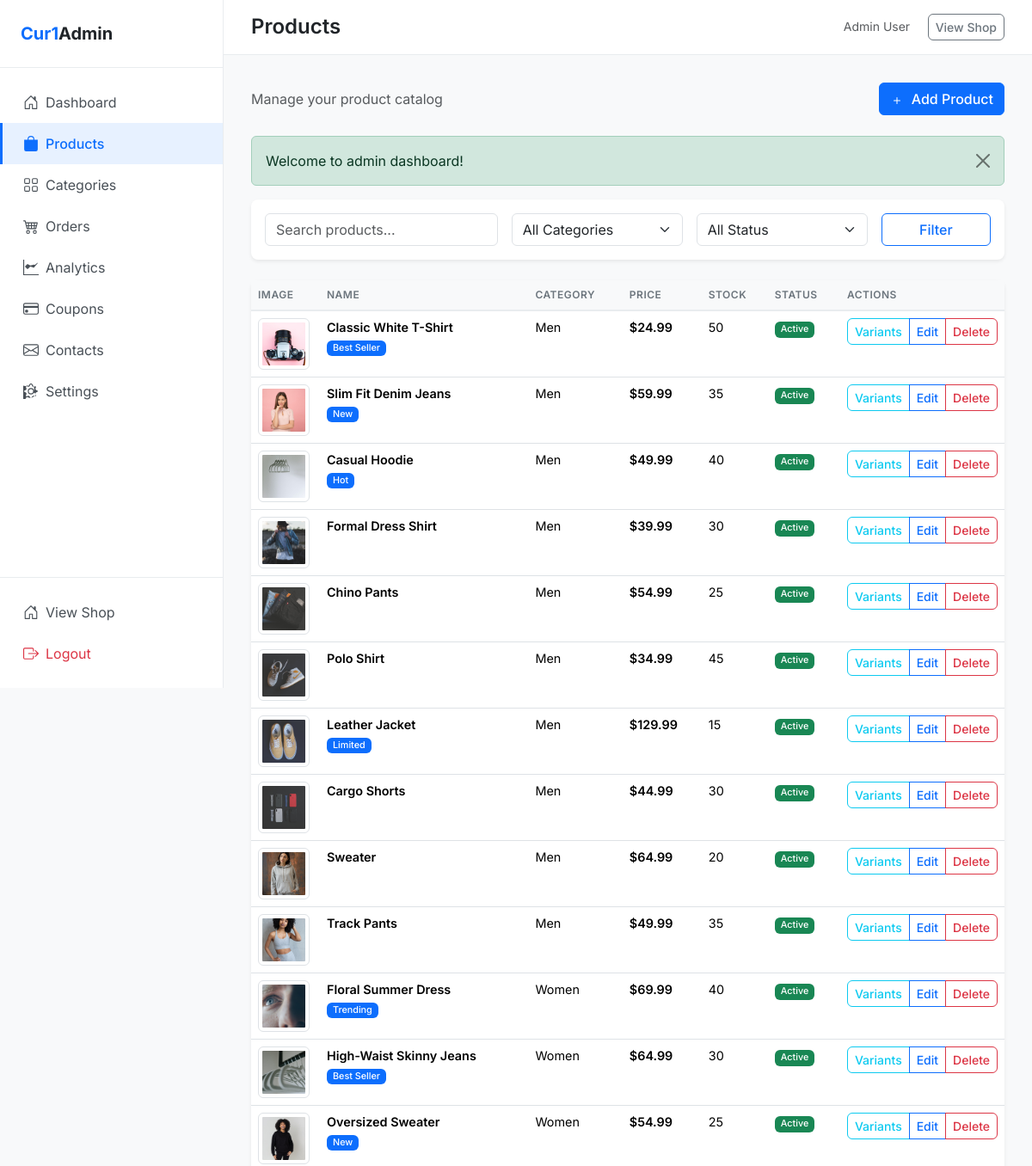
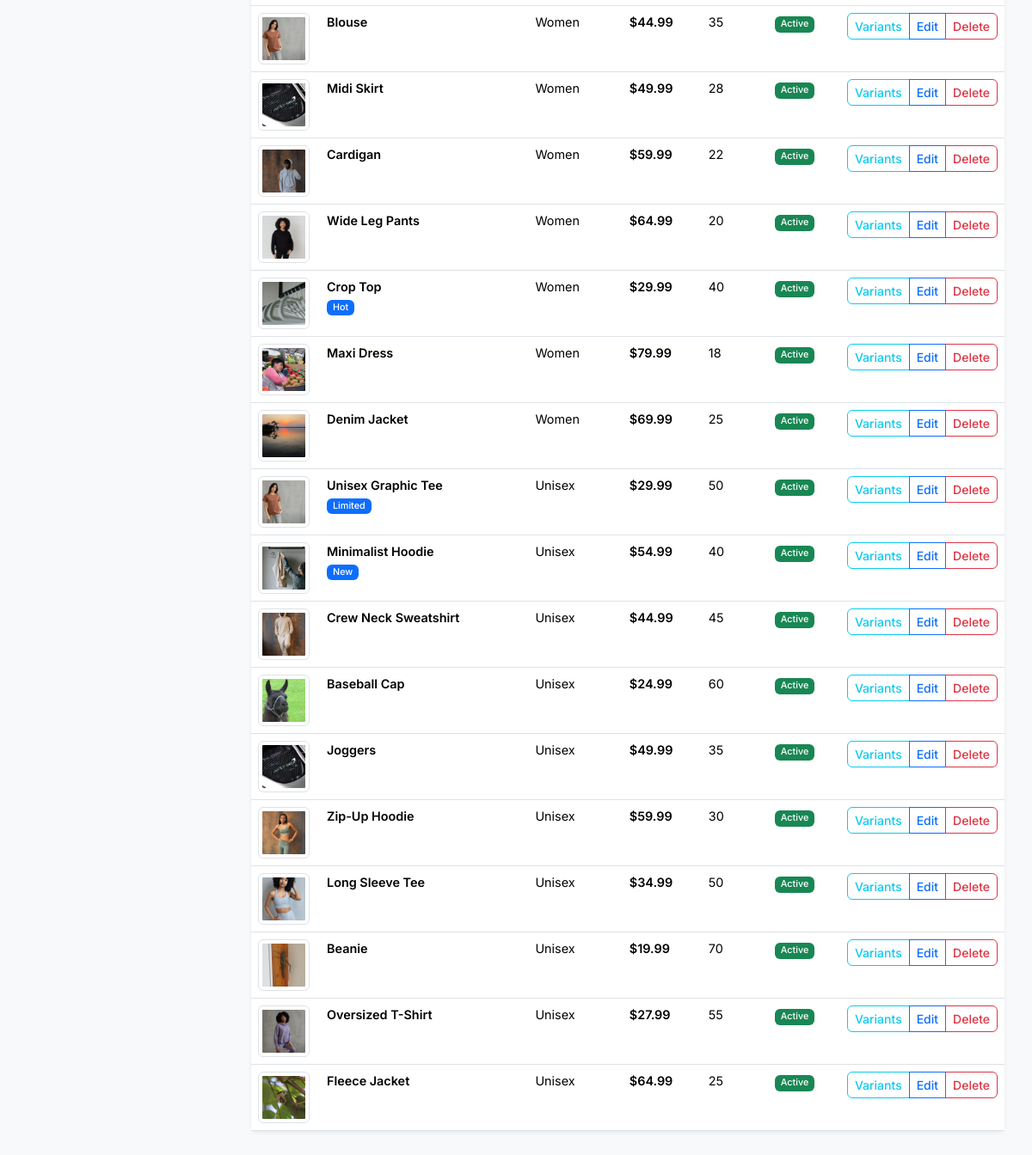
The page /admin/products/index.php (signed in) on the database its author committed (2 pictures, top to bottom).
### tables this page shows
CREATE TABLE `products` (
  `id` int(11) NOT NULL,
  `name` varchar(255) NOT NULL,
  `slug` varchar(255) NOT NULL,
  `description` text DEFAULT NULL,
  `price` decimal(10,2) NOT NULL,
  `category_id` int(11) DEFAULT NULL,
  `image_url` varchar(500) DEFAULT NULL,
  `stock_quantity` int(11) DEFAULT 0,
  `status` enum('active','inactive') DEFAULT 'active',
  `featured` tinyint(1) DEFAULT 0,
  `badge` varchar(50) DEFAULT NULL,
  `created_at` timestamp NOT NULL DEFAULT current_timestamp(),
  `updated_at` timestamp NOT NULL DEFAULT current_timestamp() ON UPDATE current_timestamp()
);

CREATE TABLE `categories` (
  `id` int(11) NOT NULL,
  `name` varchar(255) NOT NULL,
  `slug` varchar(255) NOT NULL,
  `description` text DEFAULT NULL,
  `created_at` timestamp NOT NULL DEFAULT current_timestamp()
);

### admin/products/index.php (the view, shortened to what this page needs)
<?php
require_once __DIR__ . '/../../config/functions.php';
$pdo = getDB();
$search = sanitize($_GET['search'] ?? '');
$query = "SELECT p.*, c.name as category_name
          FROM products p
          LEFT JOIN categories c ON p.category_id = c.id
          WHERE 1=1";
$params = [];
$query .= " ORDER BY p.created_at DESC";
$stmt = $pdo->prepare($query);
$stmt->execute($params);
$products = $stmt->fetchAll();
$pageTitle = 'Products';
include __DIR__ . '/../../includes/admin_header.php';
?>
<div class="admin-content">
    <div class="d-flex justify-content-between align-items-center mb-4">
        <div>
            <p class="text-muted mb-0">Manage your product catalog</p>
        </div>
        <a href="add.php" class="btn btn-primary">
            <svg width="16" height="16" fill="currentColor" viewBox="0 0 16 16" class="me-1">
                <path d="M8 4a.5.5 0 0 1 .5.5v3h3a.5.5 0 0 1 0 1h-3v3a.5.5 0 0 1-1 0v-3h-3a.5.5 0 0 1 0-1h3v-3A.5.5 0 0 1 8 4z"/>
            </svg>
            Add Product
        </a>
    </div>
    <?php displayFlashMessage(); ?>
    <div class="card border-0 shadow-sm mb-4">
        <div class="card-body p-3">
            <form method="GET" action="" class="row g-3">
                <div class="col-md-4">
                    <input type="text" class="form-control" name="search" placeholder="Search products..."
                           value="<?= htmlspecialchars($search) ?>">
                </div>
                <div class="col-md-3">
                    <select class="form-select" name="category">
                        <option value="">All Categories</option>
                    </select>
                </div>
                <div class="col-md-3">
                    <select class="form-select" name="status">
                        <option value="">All Status</option>
                    </select>
                </div>
                <div class="col-md-2">
                    <button type="submit" class="btn btn-outline-primary w-100">Filter</button>
                </div>
            </form>
        </div>
    </div>
    <?php if (empty($products)): ?>
        <div class="card border-0 shadow-sm">
            <div class="card-body text-center py-5">
                <p class="text-muted mb-3">No products found.</p>
                <a href="add.php" class="btn btn-primary">Create First Product</a>
            </div>
        </div>
    <?php else: ?>
        <div class="card border-0 shadow-sm">
            <div class="table-responsive">
                <table class="table table-hover mb-0">
                    <thead class="table-light">
                        <tr>
                            <th width="80">Image</th>
                            <th>Name</th>
                            <th>Category</th>
                            <th>Price</th>
                            <th>Stock</th>
                            <th>Status</th>
                            <th width="120">Actions</th>
                        </tr>
                    </thead>
                    <tbody>
                        <?php foreach ($products as $product): ?>
                            <tr>
                                <td>
                                    <?php if ($product['image_url']): ?>
                                        <img src="<?= htmlspecialchars(getImageUrl($product['image_url'])) ?>"
                                             alt="" class="img-thumbnail" style="width: 60px; height: 60px; object-fit: cover;">
                                    <?php endif; ?>
                                </td>
                                <td>
                                    <div class="fw-semibold"><?= htmlspecialchars($product['name']) ?></div>
                                    <?php if ($product['badge']): ?>
                                        <span class="badge bg-primary small"><?= htmlspecialchars($product['badge']) ?></span>
                                    <?php endif; ?>
                                </td>
                                <td><?= htmlspecialchars($product['category_name'] ?? 'Uncategorized') ?></td>
                                <td class="fw-semibold"><?= formatPrice($product['price']) ?></td>
                                <td><?= $product['stock_quantity'] ?></td>
                                <td>
                                    <span class="badge bg-<?= $product['status'] === 'active' ? 'success' : 'secondary' ?>">
                                        <?= ucfirst($product['status']) ?>
                                    </span>
                                </td>
                                <td>
                                    <div class="btn-group btn-group-sm">
                                        <a href="variants.php?product_id=<?= $product['id'] ?>" class="btn btn-outline-info" title="Manage Variants">Variants</a>
                                        <a href="edit.php?id=<?= $product['id'] ?>" class="btn btn-outline-primary">Edit</a>
                                        <a href="delete.php?id=<?= $product['id'] ?>" class="btn btn-outline-danger"
                                           onclick="return confirm('Are you sure you want to delete this product?')">Delete</a>
                                    </div>
                                </td>
                            </tr>
                        <?php endforeach; ?>
                    </tbody>
                </table>
            </div>
        </div>
    <?php endif; ?>
</div>
<?php include __DIR__ . '/../../includes/admin_footer.php'; ?>

### includes/admin_header.php (shortened to what this page needs)
<!DOCTYPE html>
<html lang="en">
<head>
    <link href="https://cdn.jsdelivr.net/npm/bootstrap@5.3.2/dist/css/bootstrap.min.css" rel="stylesheet">
    <?php
    $scriptPath = $_SERVER['PHP_SELF'];
    $isInAdmin = strpos($scriptPath, '/admin/') !== false;
    if ($isInAdmin) {
        $adminPath = substr($scriptPath, strpos($scriptPath, '/admin/') + 7);
        $depth = substr_count($adminPath, '/');
        $cssPath = str_repeat('../', $depth + 1) . 'assets/css/admin.css';
    } else {
        $cssPath = 'assets/css/admin.css';
    }
    ?>
    <link rel="stylesheet" href="<?= $cssPath ?>">
</head>
<body>
    <div class="admin-wrapper">
        <?php
        include __DIR__ . '/admin_sidebar.php';
        ?>
        <div class="admin-main">
            <?php include __DIR__ . '/admin_navbar.php'; ?>
            <main class="admin-content-wrapper">

### includes/admin_sidebar.php (shortened to what this page needs)
<?php
$currentPage = basename($_SERVER['PHP_SELF']);
$currentDir = basename(dirname($_SERVER['PHP_SELF']));
?>
<aside class="admin-sidebar">
    <div class="sidebar-header">
        <a href="../index.php" class="sidebar-brand">
            <span class="fw-bold text-primary">Cur1</span><span class="text-dark">Admin</span>
        </a>
    </div>
    <nav class="sidebar-nav">
        <?php
        $scriptPath = $_SERVER['PHP_SELF'];
        if (strpos($scriptPath, '/admin/') !== false) {
            $adminPath = substr($scriptPath, strpos($scriptPath, '/admin/') + 7);
            $depth = substr_count($adminPath, '/');
            $adminBase = str_repeat('../', $depth);
        } else {
            $adminBase = 'admin/';
        }
        ?>
        <a href="<?= $adminBase ?>dashboard.php" class="nav-item <?= ($currentPage === 'dashboard.php') ? 'active' : '' ?>">
            Dashboard
        </a>
        <a href="<?= $adminBase ?>products/index.php" class="nav-item <?= ($currentDir === 'products') ? 'active' : '' ?>">
            <svg width="18" height="18" fill="currentColor" viewBox="0 0 16 16" class="me-2">
                <path d="M8 1a2.5 2.5 0 0 1 2.5 2.5V4h-5v-.5A2.5 2.5 0 0 1 8 1zm3.5 3v-.5a3.5 3.5 0 1 0-7 0V4H1v10a2 2 0 0 0 2 2h10a2 2 0 0 0 2-2V4h-3.5z"/>
            </svg>
            Products
        </a>
        <a href="<?= $adminBase ?>categories/index.php" class="nav-item <?= ($currentDir === 'categories') ? 'active' : '' ?>">
            Categories
        </a>
        <a href="<?= $adminBase ?>orders/index.php" class="nav-item <?= ($currentDir === 'orders') ? 'active' : '' ?>">
            Orders
        </a>
        <a href="<?= $adminBase ?>analytics/index.php" class="nav-item <?= ($currentDir === 'analytics') ? 'active' : '' ?>">
            <svg width="18" height="18" fill="currentColor" viewBox="0 0 16 16" class="me-2">
                <path d="M0 0h1v15h15v1H0V0Zm14.817 3.113a.5.5 0 0 1 .07.576l-3.5 4a.5.5 0 0 1-.564.53L7.3 7.1 4.83 9.47a.5.5 0 0 1-.707 0l-2-2a.5.5 0 0 1 0-.707l2-2a.5.5 0 0 1 .707 0L7.3 6.1l3.953-1.06a.5.5 0 0 1 .564.53Z"/>
            </svg>
            Analytics
        </a>
        <a href="<?= $adminBase ?>coupons/index.php" class="nav-item <?= ($currentDir === 'coupons') ? 'active' : '' ?>">
            Coupons
        </a>
        <a href="<?= $adminBase ?>contacts/index.php" class="nav-item <?= ($currentDir === 'contacts') ? 'active' : '' ?>">
            Contacts
        </a>
        <a href="<?= $adminBase ?>settings/index.php" class="nav-item <?= ($currentDir === 'settings') ? 'active' : '' ?>">
            Settings
        </a>
    </nav>
    <div class="sidebar-footer">
        <?php
        $scriptPath = $_SERVER['PHP_SELF'];
        if (strpos($scriptPath, '/admin/') !== false) {
            $adminPath = substr($scriptPath, strpos($scriptPath, '/admin/') + 7);
            $depth = substr_count($adminPath, '/');
            $rootPath = str_repeat('../', $depth + 1);
        } else {
            $rootPath = '';
        }
        ?>
        <a href="<?= $rootPath ?>index.php" class="nav-item">
            View Shop
        </a>
        <a href="<?= $rootPath ?>auth/logout.php" class="nav-item text-danger">
            Logout
        </a>
    </div>
</aside>

### includes/admin_navbar.php
<nav class="admin-navbar">
    <div class="navbar-content">
        <div class="navbar-title">
            <h4 class="mb-0 fw-semibold"><?= htmlspecialchars($pageTitle ?? 'Dashboard') ?></h4>
        </div>
        <div class="navbar-actions">
            <span class="text-muted small me-3"><?= htmlspecialchars($_SESSION['user_name'] ?? 'Admin') ?></span>
            <a href="../index.php" class="btn btn-sm btn-outline-secondary">View Shop</a>
        </div>
    </div>
</nav>

### config/functions.php (shortened to what this page needs)
<?php
function formatPrice(float $price): string {
    return '$' . number_format($price, 2);
}
function sanitize($data) {
    return htmlspecialchars(strip_tags(trim($data)), ENT_QUOTES, 'UTF-8');
}
function getFlashMessage(): ?array {
    if (isset($_SESSION['flash_message'])) {
        $message = [
            'type' => $_SESSION['flash_type'] ?? 'info',
            'text' => $_SESSION['flash_message']
        ];
        return $message;
    }
    return null;
}
function displayFlashMessage(): void {
    $flash = getFlashMessage();
    if ($flash) {
        $alertClass = match($flash['type']) {
            'success' => 'alert-success',
            'error' => 'alert-danger',
            'warning' => 'alert-warning',
            default => 'alert-info'
        };
        echo '<div class="alert ' . $alertClass . ' alert-dismissible fade show" role="alert">';
        echo htmlspecialchars($flash['text']);
        echo '<button type="button" class="btn-close" data-bs-dismiss="alert"></button>';
        echo '</div>';
    }
}
function getImageUrl(?string $imageUrl): string {
    $scriptPath = $_SERVER['PHP_SELF'];
    if (strpos($scriptPath, '/admin/') !== false) {
        $adminPath = substr($scriptPath, strpos($scriptPath, '/admin/') + 7);
        $depth = substr_count($adminPath, '/');
        $basePath = str_repeat('../', $depth + 1);
    } elseif (strpos($scriptPath, '/orders/') !== false) {
        $basePath = '../';
    } elseif (strpos($scriptPath, '/auth/') !== false) {
        $basePath = '../';
    } else {
        $basePath = '';
    }
    $imageUrl = ltrim($imageUrl, '/');
    return $basePath . $imageUrl;
}

### includes/admin_footer.php (shortened to what this page needs)
            </main>
        </div>
    </div>
</body>
</html>

### assets/css/admin.css (style rules this page uses)
* { box-sizing: border-box; }
body { font-family: 'Inter', -apple-system, BlinkMacSystemFont, 'Segoe UI', sans-serif; background-color: #f8f9fa; margin: 0; padding: 0; }
.admin-wrapper { display: flex; min-height: 100vh; }
.admin-sidebar { width: 260px; background: #ffffff; border-right: 1px solid #e9ecef; display: flex; flex-direction: column; position: fixed; height: 100vh; left: 0; top: 0; z-index: 1000; }
.sidebar-header { padding: 1.5rem; border-bottom: 1px solid #e9ecef; }
.sidebar-brand { font-size: 1.25rem; font-weight: 700; text-decoration: none; color: inherit; }
.sidebar-nav { flex: 1; padding: 1rem 0; overflow-y: auto; }
.nav-item { display: flex; align-items: center; padding: 0.75rem 1.5rem; color: #495057; text-decoration: none; transition: all 0.2s; border-left: 3px solid transparent; }
.nav-item.active { background-color: #e7f1ff; color: #0d6efd; border-left-color: #0d6efd; font-weight: 500; }
.sidebar-footer { padding: 1rem 0; border-top: 1px solid #e9ecef; }
.admin-main { margin-left: 260px; flex: 1; display: flex; flex-direction: column; min-height: 100vh; }
.admin-navbar { background: #ffffff; border-bottom: 1px solid #e9ecef; padding: 1rem 2rem; position: sticky; top: 0; z-index: 100; }
.navbar-content { display: flex; justify-content: space-between; align-items: center; }
.admin-content-wrapper { flex: 1; padding: 2rem; }
.admin-content { max-width: 1400px; margin: 0 auto; }
.card { border-radius: 0.5rem; transition: box-shadow 0.2s; }
.table { font-size: 0.9rem; }
.table thead th { font-weight: 600; text-transform: uppercase; font-size: 0.75rem; letter-spacing: 0.5px; color: #6c757d; border-bottom: 2px solid #e9ecef; }
.table tbody tr { transition: background-color 0.2s; }
.btn { border-radius: 0.375rem; font-weight: 500; transition: all 0.2s; }
.btn-primary { background-color: #0d6efd; border-color: #0d6efd; }
.form-control, .form-select { border-radius: 0.375rem; border: 1px solid #dee2e6; transition: all 0.2s; }
.badge { font-weight: 500; padding: 0.35em 0.65em; }
.admin-wrapper::before, .admin-wrapper::after { display: none !important; }

### rows shown on the page
products: image_url (picture), name "Classic White T-Shirt", badge "Best Seller", category.name "Men", price "$24.99", stock_quantity "50", status "Active"
products: image_url (picture), name "Slim Fit Denim Jeans", badge "New", category.name "Men", price "$59.99", stock_quantity "35", status "Active"
products: image_url (picture), name "Casual Hoodie", badge "Hot", category.name "Men", price "$49.99", stock_quantity "40", status "Active"
products: image_url (picture), name "Formal Dress Shirt", category.name "Men", price "$39.99", stock_quantity "30", status "Active"
products: image_url (picture), name "Chino Pants", category.name "Men", price "$54.99", stock_quantity "25", status "Active"
products: image_url (picture), name "Polo Shirt", category.name "Men", price "$34.99", stock_quantity "45", status "Active"
products: image_url (picture), name "Leather Jacket", badge "Limited", category.name "Men", price "$129.99", stock_quantity "15", status "Active"
products: image_url (picture), name "Cargo Shorts", category.name "Men", price "$44.99", stock_quantity "30", status "Active"
products: image_url (picture), name "Sweater", category.name "Men", price "$64.99", stock_quantity "20", status "Active"
products: image_url (picture), name "Track Pants", category.name "Men", price "$49.99", stock_quantity "35", status "Active"
products: image_url (picture), name "Floral Summer Dress", badge "Trending", category.name "Women", price "$69.99", stock_quantity "40", status "Active"
products: image_url (picture), name "High-Waist Skinny Jeans", badge "Best Seller", category.name "Women", price "$64.99", stock_quantity "30", status "Active"
products: image_url (picture), name "Oversized Sweater", badge "New", category.name "Women", price "$54.99", stock_quantity "25", status "Active"
products: image_url (picture), name "Blouse", category.name "Women", price "$44.99", stock_quantity "35", status "Active"
products: image_url (picture), name "Midi Skirt", category.name "Women", price "$49.99", stock_quantity "28", status "Active"
products: image_url (picture), name "Cardigan", category.name "Women", price "$59.99", stock_quantity "22", status "Active"
products: image_url (picture), name "Wide Leg Pants", category.name "Women", price "$64.99", stock_quantity "20", status "Active"
products: image_url (picture), name "Crop Top", badge "Hot", category.name "Women", price "$29.99", stock_quantity "40", status "Active"
products: image_url (picture), name "Maxi Dress", category.name "Women", price "$79.99", stock_quantity "18", status "Active"
products: image_url (picture), name "Denim Jacket", category.name "Women", price "$69.99", stock_quantity "25", status "Active"
products: image_url (picture), name "Unisex Graphic Tee", badge "Limited", category.name "Unisex", price "$29.99", stock_quantity "50", status "Active"
products: image_url (picture), name "Minimalist Hoodie", badge "New", category.name "Unisex", price "$54.99", stock_quantity "40", status "Active"
products: image_url (picture), name "Crew Neck Sweatshirt", category.name "Unisex", price "$44.99", stock_quantity "45", status "Active"
products: image_url (picture), name "Baseball Cap", category.name "Unisex", price "$24.99", stock_quantity "60", status "Active"
products: image_url (picture), name "Joggers", category.name "Unisex", price "$49.99", stock_quantity "35", status "Active"
products: image_url (picture), name "Zip-Up Hoodie", category.name "Unisex", price "$59.99", stock_quantity "30", status "Active"
products: image_url (picture), name "Long Sleeve Tee", category.name "Unisex", price "$34.99", stock_quantity "50", status "Active"
products: image_url (picture), name "Beanie", category.name "Unisex", price "$19.99", stock_quantity "70", status "Active"
products: image_url (picture), name "Oversized T-Shirt", category.name "Unisex", price "$27.99", stock_quantity "55", status "Active"
products: image_url (picture), name "Fleece Jacket", category.name "Unisex", price "$64.99", stock_quantity "25", status "Active"

### other values the page prints
$pageTitle "Products"
$_SESSION['user_name'] "Admin User"
$flash['text'] "Welcome to admin dashboard!"
